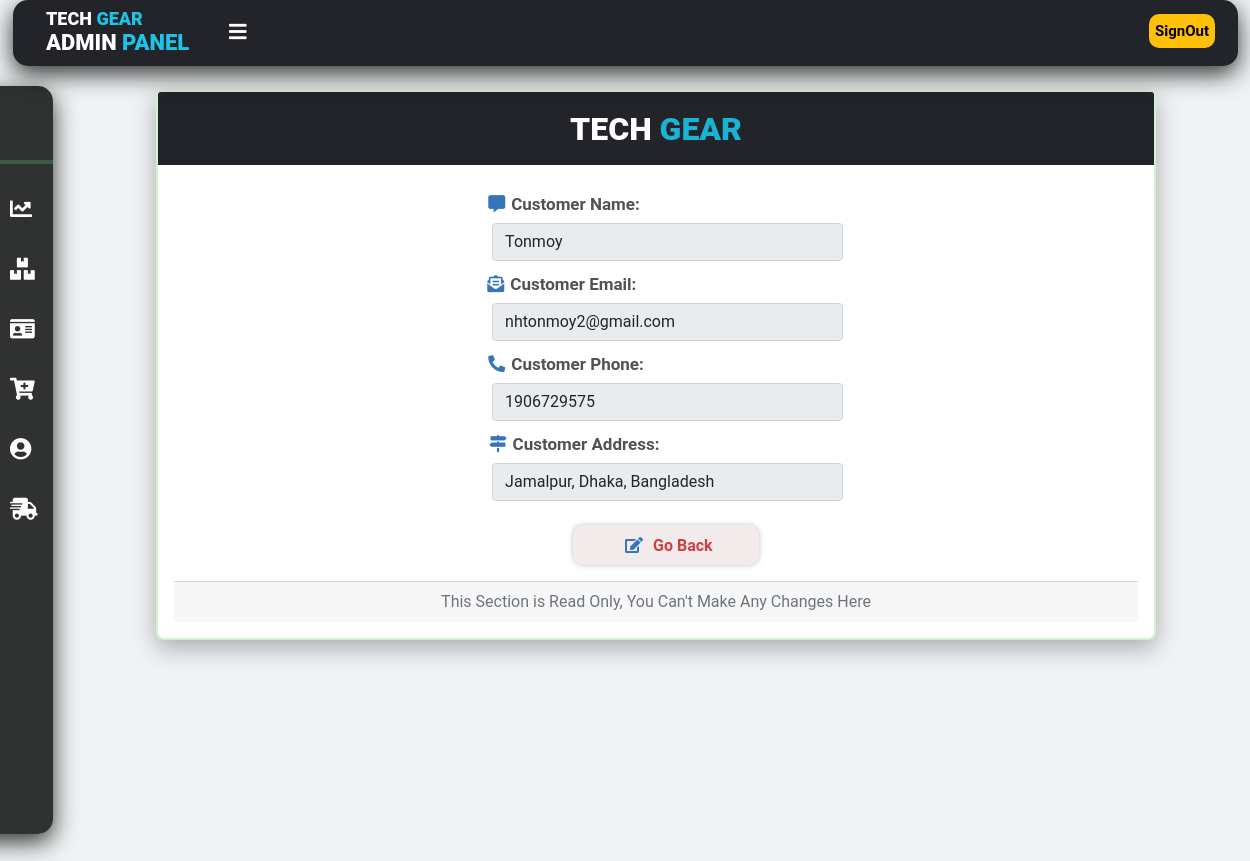
Page /admin_orderlistcustomer.php?customerid=4 (signed in) on the committed database.
### tables this page shows
CREATE TABLE `customer` (
  `customer_id` int(200) NOT NULL,
  `customer_name` varchar(50) NOT NULL,
  `customer_email` varchar(60) NOT NULL,
  `customer_password` varchar(100) NOT NULL,
  `customer_phone` int(100) NOT NULL,
  `customer_address` varchar(100) NOT NULL
);

### admin_orderlistcustomer.php (the view, shortened to what this page needs)
<!DOCTYPE html>
<html lang="en">
<head>
    <link rel="stylesheet" href="https://pro.fontawesome.com/releases/v5.10.0/css/all.css"/>
    <link href="https://cdn.jsdelivr.net/npm/bootstrap@5.1.3/dist/css/bootstrap.min.css" rel="stylesheet">
    <link rel="stylesheet" href="admin_orderlistcustomer.css">
</head>
<body>
<header>
    <label for="check">
<i class="fas fa-bars" id="sidebar-btn"></i>
</label>
<div class="left-area">
<h3>Tech <span>Gear</span></h3>
</div>
<div class="right-area">
<h3>Admin <span>Panel</span> </h3>
<button  type="button" onclick="document.location='logout.php'" class="btn btn-warning">SignOut</button>
</div>
</header>
<div class="sidebar">
          <center>
            <h4>Welcome, <?php echo $_SESSION['admin'];?></h4>
            <hr></hr>
          </center>
          <a href="admin.php"><i class="fas fa-chart-line"></i><span>Dashboard</span></a>
<a href="admin_orderlist.php"><i class="fas fa-boxes"></i><span>Order Details</span> </a>
<a href="admin_empdetails.php"><i class="fas fa-id-card"></i><span>Employee Details</span> </a>
<a href="admin_product.php"><i class="fas fa-cart-plus"></i><span>Product Details</span> </a>
<a href="admin_customer.php"><i class="fas fa-user-circle"></i><span>Customer Details</span> </a>
<a href="admin_ship.php"><i class="fas fa-shipping-fast"></i><span>Shipping Details</span> </a>
</div>
<div class="content">
    <?php
    include 'connect.php';
    mysqli_select_db($connection,'store');
    $id = $_GET['customerid'];
    $query = "select *from customer where customer_id='$id'";
    $run = mysqli_query($connection,$query);
    $fetch = mysqli_fetch_assoc($run);
    ?>
<div class="card text-center">
  <div class="card-header">
   <h2>Tech<span> Gear</span></h2>
  </div>
  <div class="card-body">
    <div class="card-title"><div class="input-group mb-3">
            <form >
            <label for="pro_name" class= "label"><b>&nbsp;&nbsp;&nbsp;&nbsp;&nbsp;&nbsp;<i class="fas fa-comment-alt"></i>Customer Name:</b></label>
            <input type="text" id ="pro_name" name="product_name" class="form-control"  value="<?php echo $fetch['customer_name']  ?>"readonly>
            <label for="pro_type" class= "label"><b>&nbsp;&nbsp;&nbsp;&nbsp;&nbsp;<i class="fas fa-envelope-open-text"></i>Customer Email:</b></label>
            <input type="text" id= "pro_type" name="product_type" class="form-control"  value="<?php echo $fetch['customer_email'] ?>"readonly>
            <label for="pro_quantity" class= "label"><b>&nbsp;&nbsp;&nbsp;&nbsp;&nbsp;&nbsp;&nbsp;<i class="fas fa-phone-alt"></i>Customer Phone:</b></label>
            <input type="text" id="pro_quantity" name="product_quantity" class="form-control"  value="<?php echo $fetch['customer_phone'] ?>"readonly>
            <label for="pro_price" class= "label"><b>&nbsp;&nbsp;&nbsp;&nbsp;&nbsp;&nbsp;&nbsp;&nbsp;&nbsp;&nbsp;&nbsp;<i class="fas fa-map-signs"></i>Customer Address:</b></label>
            <input type="text" id="pro_price" name="product_price" class="form-control"  value="<?php echo $fetch['customer_address'] ?>"readonly>
            <br>
            <button type="button" onclick="document.location='admin_orderlist.php'" class="btn btn-light"><i class="fas fa-edit"></i>&nbsp;<b>Go Back</b></button>
</div></div>
  <div class="card-footer text-muted">
This Section is Read Only, You Can't Make Any Changes Here
  </div>
</div>
</div>
</body>
</html>

### admin_orderlistcustomer.css (style rules this page uses)
* { margin: 0; padding:0 ; font-family: "Roboto", sans-serif; }
body { margin: 0 ; padding: 0 ; font-family: "Roboto", sans-serif; background: #f0f3f4; }
header { position: fixed; background: #22242A; padding: 33px; width: 98%; height: 32px; box-shadow: 0px 8px 24px rgba(0,0,0,0.8); left: 13px; border-radius: 15px; z-index: 1; top: 0; }
.left-area h3 { color: #fff; margin: 0; text-transform: uppercase; font-size: 18px; font-weight:900; margin-top: -49px; }
.left-area span { color: #1DC4E7; }
.right-area h3 { color: #fff; margin: 0; text-transform: uppercase; font-size: 22px; font-weight:900; }
.right-area span { color:#1DC4E7; }
.btn-warning { padding: 6px; float: right; margin-top: -42px; margin-right:-10px; font-size:15px; font-weight:600; color: rgb(0, 0, 0); transition: 0.6s; transition-property:background; outline: none; border: none; border-radius:10px; }
.sidebar { background-color: rgba(0, 0, 0, 0.8); margin-top: 86px; padding-top: 35px; position: fixed; left: 12px; width: 253px; height: 84%; box-sizing: border-box; transition: 0.5s; transition-property: left; box-shadow: 0px 8px 24px rgba(0,0,0,0.8); border-radius:15px; top: 0px; }
.input-group { position: block; display: flex; flex-wrap: wrap; align-items: stretch; width: 206px; left: 37%; }
.input-group .btn { position: block; z-index: 2; top: -50%; left: 78%; width: 54%; border-radius: 3px; line-height: 24px; }
.sidebar hr { color: rgb(132, 184, 230); border: 2px solid #58d68d ; }
.sidebar h4 { color: #fff; margin-top: 0; margin-bottom: 20px; font-size: 16px; }
.sidebar a { color: #fff; display: block; width: 100%; line-height: 60px; text-decoration: none; padding-left: 40px; box-sizing: border-box; transition:0.4s; transition-property:background; }
.sidebar i { padding-right: 15px; }
label #sidebar-btn { z-index: 1; color: #fff; position: fixed; cursor: pointer; left: 229px; font-size: 20px; margin: 5px 0; transition: 0.5s; transition-property: all; transition-property: color; top: 17px; }
#check:checked ~ .sidebar { left: -200px; }
#check:checked ~ .sidebar a { font-size: 22px; margin-left: 170px; width: 80px; }
.content { margin-left:250px; width: 100%; height: 100vh; transition: 0.5s; }
#check:checked ~ .content { margin-left:40px; }
.card { position: relative; display: flex; flex-direction: column; min-width: 0; word-wrap: break-word; background-color: #fff; background-clip: border-box; border: 2px solid #caf1c3d9; border-radius: 8px; width: 80%; left: 116px; z-index: 0; margin-top: 90px; box-shadow: 0px 8px 24px rgba(0,0,0,0.3); }
.card-header { padding: 0.5rem 1rem; margin-bottom: 0; background-color: rgba(0,0,0,.03); border-bottom: 1pxsolid rgba(0,0,0,.125); background: #22242A; }
.card-body { flex: 1 1 auto; padding: 1rem 1rem; }
.card-header h2 { color: #ffff; text-transform: uppercase; font-weight:900; margin-top:10px ; }
.card-header span { color: #19B3D3; font-weight:900; margin-top:10px ; }
.card .fas { margin: 6px; color: #3775bb; }
.input-group { position: relative; display: block; flex-wrap: wrap; width: 351px; left: 33%; }
.input-group .btn { position: relative; z-index: 2; display: block; top: -50%; left: 23%; width: 53%; border-radius: 10px; line-height: 24px; box-shadow: 0 0 0.36rem rgb(50 75 112 / 35%); color: #c51e1ed4; }
.label { font-size: 17px; position: relative; left: -34%; margin-top: 8px; margin-bottom: 5px; color:#000000ad; }
.btn-light { width: 56px; outline: none; border-radius: 0px; border-top-left-radius: 0px; border-bottom-left-radius: 0px; margin-bottom: 0px; position: relative; transition: 0.4s all; border: none; line-height: 16px; left: 3%; border-radius: 4px; transition: ease-in-out 0.9s; background :rgb(243, 235, 235); }

### rows in the picture
customer: product_name "Tonmoy", product_type "nhtonmoy2@gmail.com", product_quantity "1906729575", product_price "Jamalpur, Dhaka, Bangladesh"
